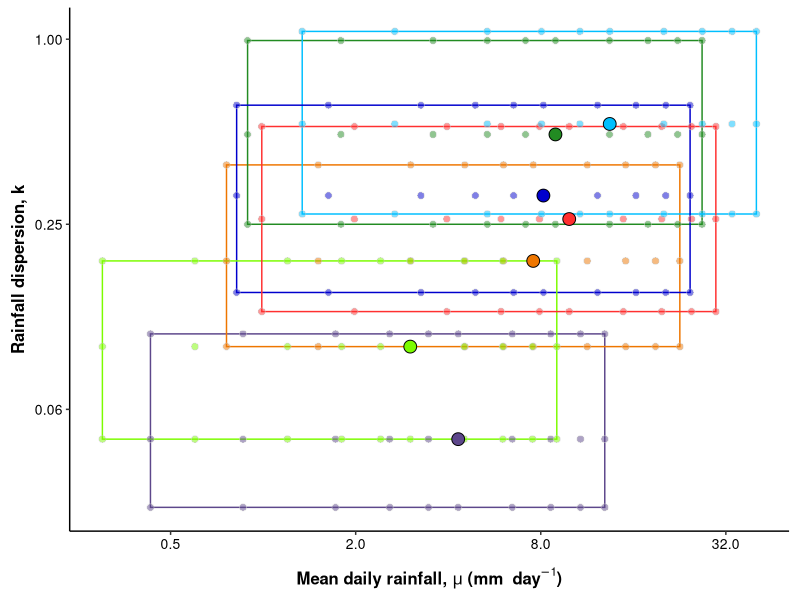
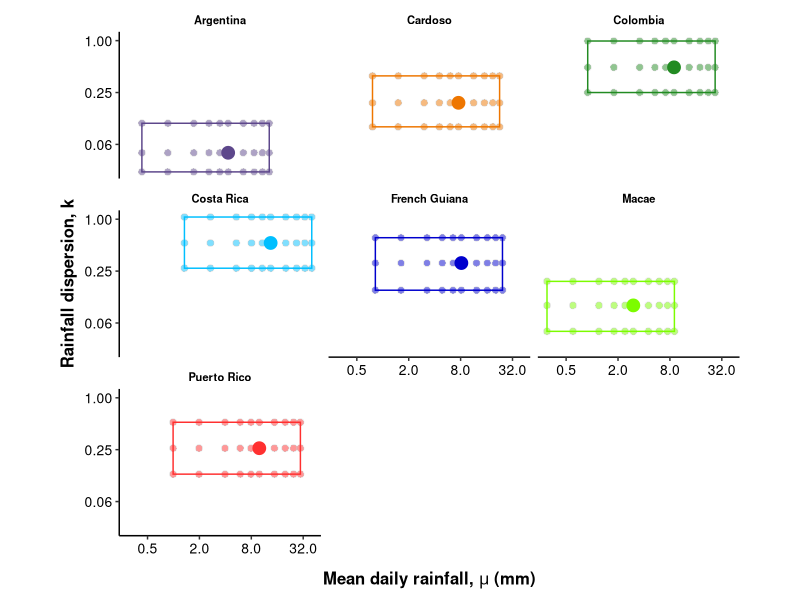
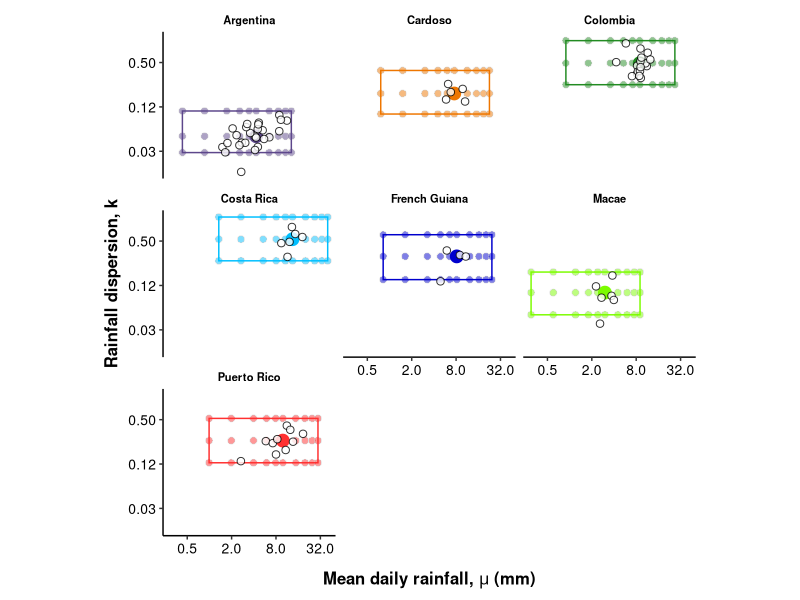

The R script that drew these images, in order: (Note: this script raises an error after producing the figures.)
# cleaning up the environment ---------------------------------------------------------------------------------------------------------

rm(list=ls(all=TRUE))

# loading packages --------------------------------------------------------------------------------------------------------------------

library(tidyverse)

# loading data ------------------------------------------------------------------------------------------------------------------------

fulldata <- read.csv("Data/fulldata.csv")
site_treatment_data <- read.csv( "Data/site_treatment_data.csv")

# general theme for ggplot2 -----------------------------------------------------------------------------------------------------------

general_theme <- theme(panel.border = element_blank(),
                       panel.background = element_blank(),
                       axis.title = element_text(face = "bold", size = 12, colour = "black"),
                       axis.text = element_text(size = 10, colour = "black"), 
                       axis.line.x = element_line(colour = "black", size = 0.5),
                       axis.line.y = element_line(colour = "black", size = 0.5),
                       panel.grid = element_blank(),
                       axis.title.x = element_text(margin = margin(10, 0, 0, 0)),
                       axis.title.y = element_text(margin = margin(0, 5, 0, 0)))

# creating functions ------------------------------------------------------------------------------------------------------------------

scaleFUN <- function(x) sprintf("%.2f", x)

# tidying site names ------------------------------------------------------------------------------------------------------------------

site_treatment_data$site <- sub(pattern = "argentina", replacement = "Argentina", x = site_treatment_data$site)
site_treatment_data$site <- sub(pattern = "cardoso", replacement = "Cardoso", x = site_treatment_data$site)
site_treatment_data$site <- sub(pattern = "colombia", replacement = "Colombia", x = site_treatment_data$site)
site_treatment_data$site <- sub(pattern = "costarica", replacement = "Costa Rica", x = site_treatment_data$site)
site_treatment_data$site <- sub(pattern = "frenchguiana", replacement = "French Guiana", x = site_treatment_data$site)
site_treatment_data$site <- sub(pattern = "macae", replacement = "Macae", x = site_treatment_data$site)
site_treatment_data$site <- sub(pattern = "puertorico", replacement = "Puerto Rico", x = site_treatment_data$site)

sitemean <- filter(fulldata, mu.scalar == "1", k.scalar == "1") %>%
  select(site, mu.scalar, k.scalar, intended.mu, intended.k) %>% 
  rename(mu_mean = intended.mu, k_mean = intended.k)

sitecorners <- filter(fulldata, mu.scalar %in% c("0.1","3"),
                      k.scalar %in% c("0.5","2")) %>% 
  select(site, mu.scalar, k.scalar, intended.mu, intended.k)

sitecorners$order <- rep(c(1,2,4,3), 7)

sitecorners <- arrange(sitecorners, order)

polygon_data <- sitecorners %>% 
  select(site, intended.mu, intended.k, order) %>% 
  group_by(site) %>% 
  summarise(xmin = min(intended.mu),
            xmax = max(intended.mu),
            ymin = min(intended.k),
            ymax = max(intended.k)) %>% 
  left_join(y = sitemean, by = "site") %>% 
  select(-mu.scalar, -k.scalar)
polygon_data

polygon_data$site <- sub(pattern = "argentina", replacement = "Argentina", x = polygon_data$site)
polygon_data$site <- sub(pattern = "cardoso", replacement = "Cardoso", x = polygon_data$site)
polygon_data$site <- sub(pattern = "colombia", replacement = "Colombia", x = polygon_data$site)
polygon_data$site <- sub(pattern = "costarica", replacement = "Costa Rica", x = polygon_data$site)
polygon_data$site <- sub(pattern = "frenchguiana", replacement = "French Guiana", x = polygon_data$site)
polygon_data$site <- sub(pattern = "macae", replacement = "Macae", x = polygon_data$site)
polygon_data$site <- sub(pattern = "puertorico", replacement = "Puerto Rico", x = polygon_data$site)

# panel A -----------------------------------------------------------------------------------------------------------------------------

panelA <- ggplot() +
  geom_rect(data = polygon_data, aes(xmin = xmin, xmax = xmax, ymin = ymin, ymax = ymax, color = site), fill = NA) +
  scale_colour_manual(values = c("mediumpurple4", "darkorange2", "forestgreen", "deepskyblue1", "mediumblue", "lawngreen", "firebrick1")) +
  geom_point(data = fulldata, mapping = aes(x = intended.mu, y = intended.k, fill = site),
             colour = "grey80", shape = 21, size = 2, alpha = 0.5, na.rm = TRUE) + 
  geom_point(data = sitemean, mapping = aes(x = mu_mean, y = k_mean, fill = site),
              colour = "black", shape = 21, size = 4, alpha = 1, na.rm = TRUE) +
  scale_fill_manual(values = c("mediumpurple4", "darkorange2", "forestgreen", "deepskyblue1", "mediumblue", "lawngreen", "firebrick1")) +
  scale_x_continuous(name = expression(bold(paste("Mean daily rainfall, ",mu, " (mm ",~day^-1,")"))), trans = "log2") +
  scale_y_continuous(name = "Rainfall dispersion, k", label = scaleFUN, trans = "log2") +
  coord_equal() +
  general_theme +
  theme(legend.position = "none")
panelA

# panel B -----------------------------------------------------------------------------------------------------------------------------

panelB <- ggplot(data = site_treatment_data, mapping = aes(x = intended.mu, y = intended.k, fill = site)) +
  facet_wrap(~ site) + 
  geom_point(colour = "grey80", shape = 21, size = 2, alpha = 0.5, na.rm = TRUE) + 
  geom_rect(data = polygon_data, aes(xmin = xmin, xmax = xmax, ymin = ymin, ymax = ymax, color = site), fill = NA, inherit.aes = FALSE) +
  scale_fill_manual(values = c("mediumpurple4", "darkorange2", "forestgreen", "deepskyblue1", "mediumblue", "lawngreen", "firebrick1")) +
  scale_x_continuous(name = expression(bold(paste("Mean daily rainfall, ",mu, " (mm)"))), trans = "log2") +
  scale_y_continuous(name = "Rainfall dispersion, k", label = scaleFUN, trans = "log2") +
  coord_equal() +
  geom_point(data = polygon_data, mapping = aes(x = mu_mean, y = k_mean, color = site), size = 4, alpha = 1, na.rm = TRUE) +
  scale_color_manual(values = c("mediumpurple4", "darkorange2", "forestgreen", "deepskyblue1", "mediumblue", "lawngreen", "firebrick1")) +
  general_theme +
  theme(strip.background = element_blank(),
        strip.placement = "outside",
        strip.text = element_text(face = "bold", colour = "black", size = 8),
        legend.position = "none")
panelB  

# mising data = original_data_parameters --
# Note from Andrew: as of Nov 2017 this "missing data" is created in 03_overall_figure_treatments.R

original_data_parameters <- read_csv("Data/original_precipitation_mu_k_parameters.csv") %>% 
  mutate(site = site_capital)

plot2<-panelB +
  geom_point(pch = 21, size = 2.2, fill = "white", position = position_jitter(0.2, 0.2),
             data = original_data_parameters, alpha = 0.8) + theme(legend.position="none")
plot2

# saving panels -----------------------------------------------------------------------------------------------------------------------

ggsave(filename = "figure/figures/Figure_1_parameter_space.pdf", plot = panelA, width = 120, height = 89, dpi = 300, units = "mm")
ggsave(filename = "figure/figures/Figure_1_parameter_space_multipanel.pdf", plot = panelB, width = 120, height = 160, dpi = 300, units = "mm")

ggsave(filename = "figure/figures/Figure_1_parameter_space.png", plot = panelA, width = 120, height = 89, dpi = 600, units = "mm")
